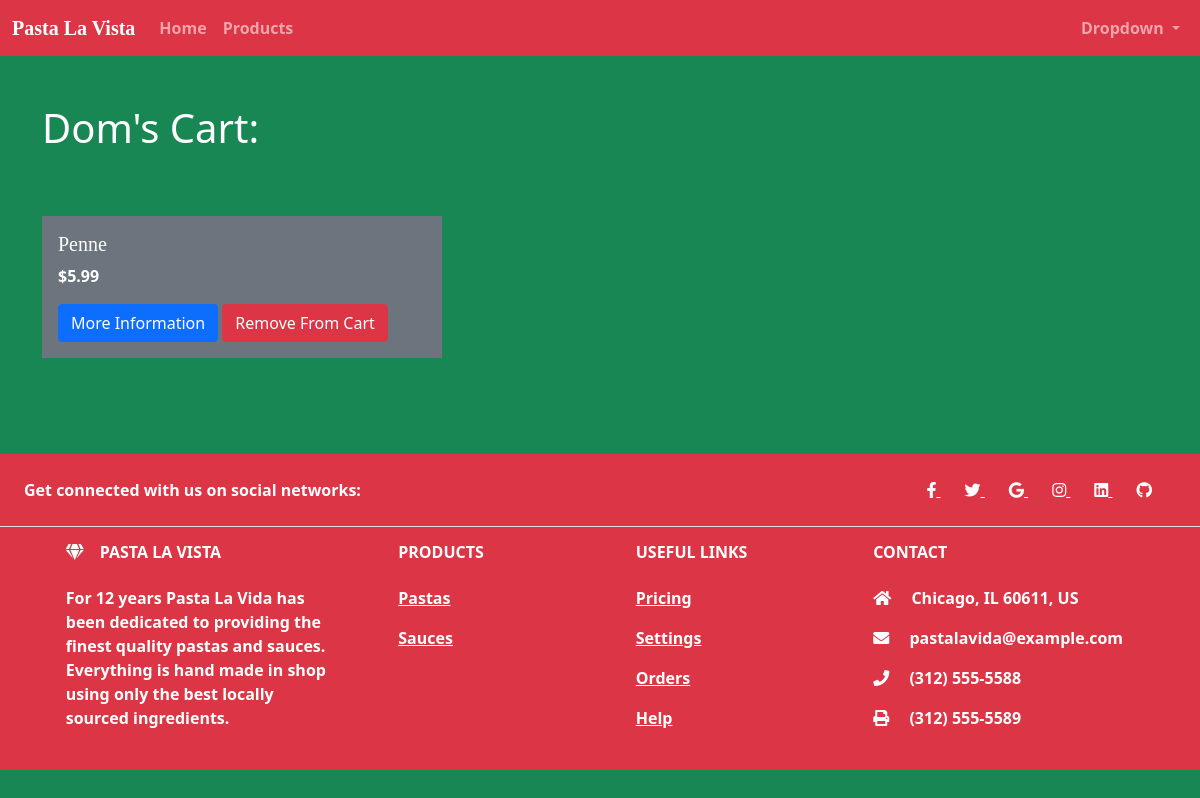
The app's page /my-cart (signed in) with its own data.
### app/models.py (models this page shows, shortened)
class User(db.Model, UserMixin):
    id = db.Column(db.Integer, primary_key=True)
    username = db.Column(db.String(150), nullable=False, unique=True)
    email = db.Column(db.String(150), nullable=False, unique=True)
    password = db.Column(db.String(256), nullable=False)
    date_created = db.Column(db.DateTime, nullable=False, default=datetime.utcnow)
    product = db.relationship('Products', secondary='cart')

class Products(db.Model):
    id = db.Column(db.Integer, primary_key=True)
    name = db.Column(db.String(200))
    description = db.Column(db.String(300))
    price = db.Column(db.Float)
    date_created = db.Column(db.DateTime, nullable=False, default=datetime.utcnow)
    users = db.relationship('User', secondary='cart')

### app/routes.py (the view)
@app.route('/my-cart')
@login_required
def my_cart():
    my_products = current_user.product
    return render_template('my_cart.html', product= my_products)

### app/models.py (called while the page is built)
@login_manager.user_loader
def get_user(user_id):
    return User.query.get(user_id)

### app/templates/my_cart.html (shortened to what this page needs)
{% extends 'base.html' %}
{% block content %}
<h1 class="mt-5 mb-5">{{ current_user.username }}'s Cart:</h1>
<div class="row">
    {% for p in product %}
    <div class="col-12 col-sm-6 col-md-4 mt-3 mb-5">
        <div class=" bg-secondary" style="width: 25rem;">
                <div class="card-body">
                    <h5 class="card-title font_meie_script">{{ p.name }}</h5>
                    <p class="card-text">${{ p.price }}</p>
                    <a href="{{ url_for('product_detail', prod_id=p.id) }}" class="btn btn-primary">More Information</a>
                    <button type="button" class="btn btn-danger" data-bs-toggle="modal" data-bs-target="#deleteModal">
                        Remove From Cart
                    </button>
                </div>
            </div>
    </div>
    {% endfor %}
</div>
{% endblock %}

### app/static/css/main.css (style rules this page uses)
.font_meie_script { font-family: 'Meie Script', cursive; }

### records on screen
User: username "Dom"
Products: name "Penne", price "5.99"
